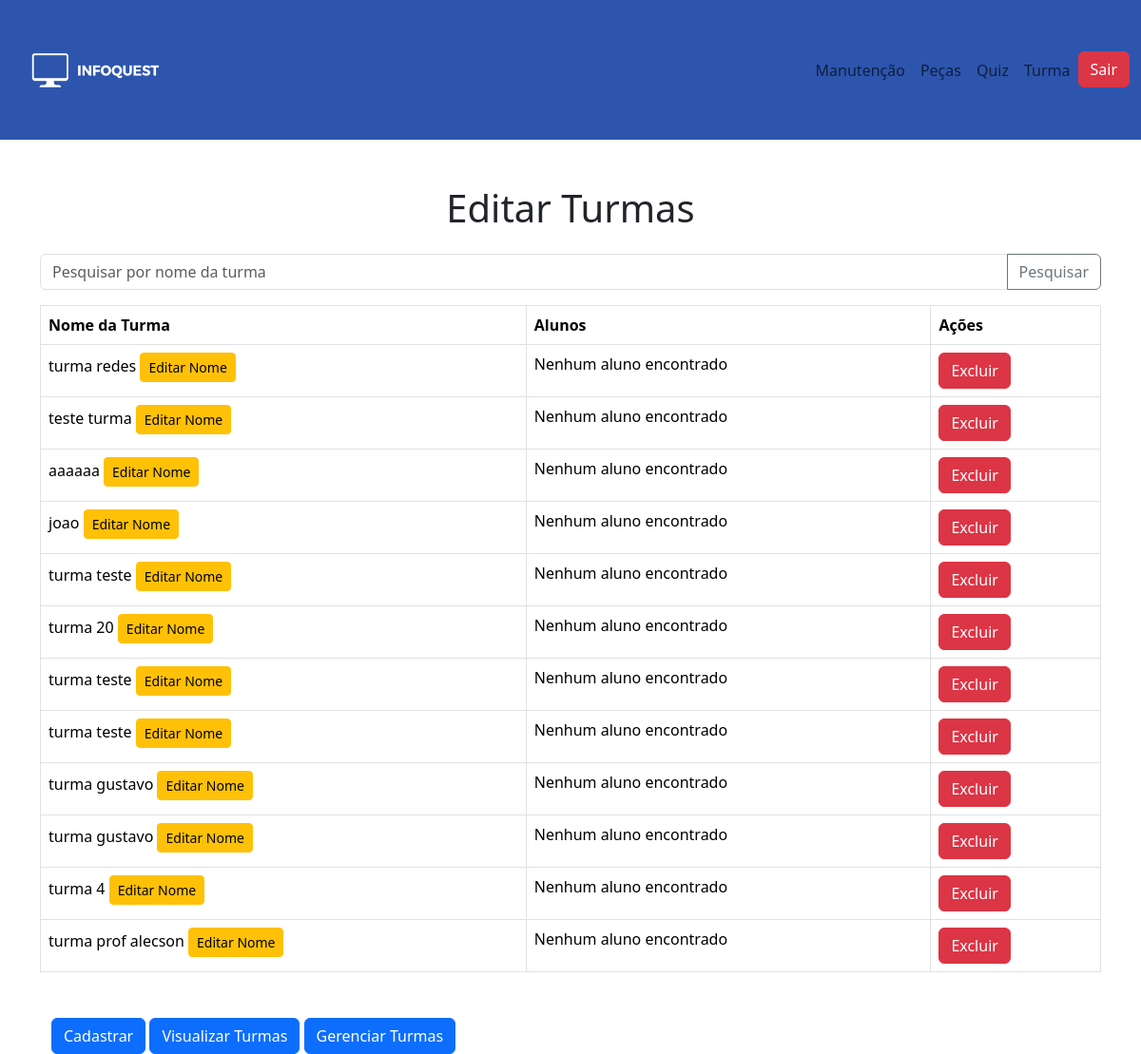
Page /View/editarTurma.php (signed in) on the earlier database version.
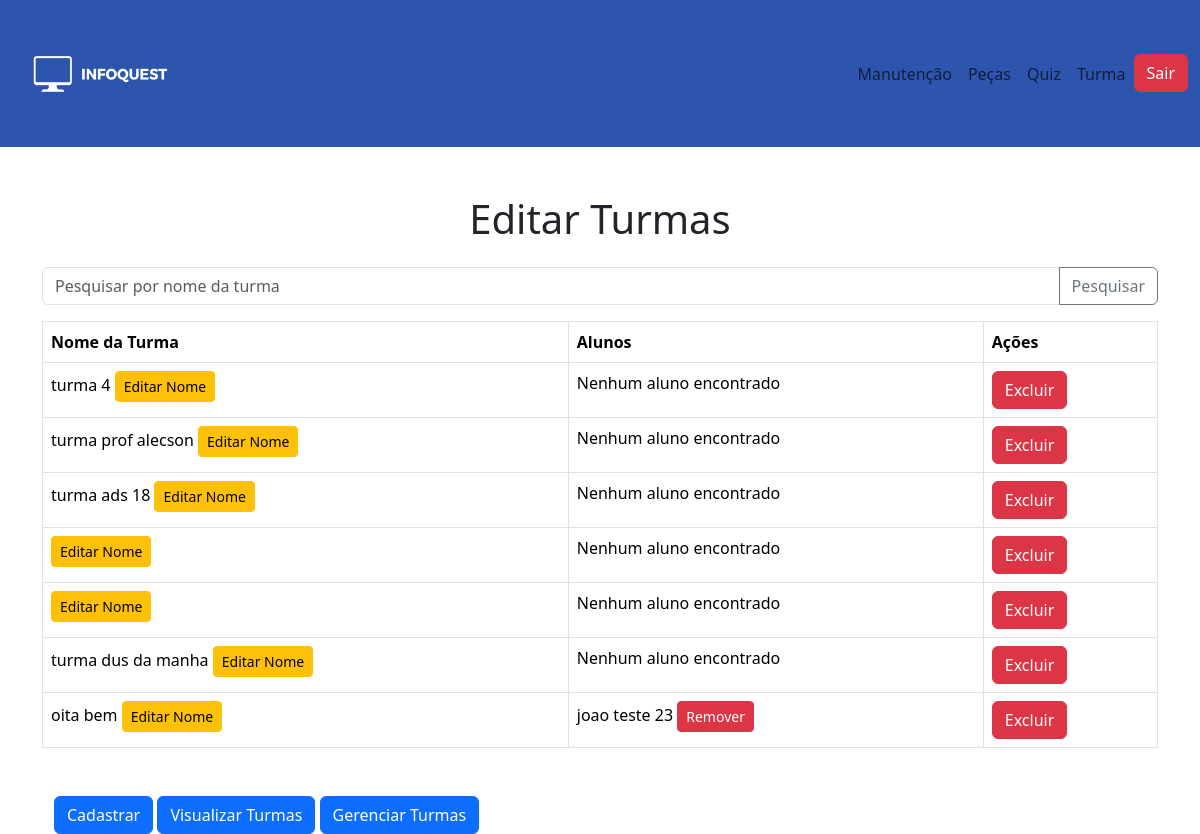
Same page on the later database version.
### tables this page shows
CREATE TABLE `turma` (
  `idTurma` int(11) NOT NULL,
  `nome` varchar(100) NOT NULL,
  `idProfessor` int(11) DEFAULT NULL
);

CREATE TABLE `aluno` (
  `idAluno` int(11) NOT NULL,
  `nome` varchar(100) NOT NULL,
  `email` varchar(100) DEFAULT NULL,
  `matricula` varchar(50) DEFAULT NULL,
  `dataNasc` date NOT NULL,
  `senha` varchar(20) NOT NULL
);

### Control/TurmaControle.php (called while the page is built, shortened)
<?php
class TurmaController
{
    public function getTurmasDoProfessor2($professorId, $nomeTurma = '') {
        $conn = Conexao::getConexao();
        $query = "SELECT * FROM Turma WHERE idProfessor = ? AND Nome LIKE ?";
        $stmt = $conn->prepare($query);
        $stmt->execute([$professorId, "%$nomeTurma%"]);
        return $stmt->fetchAll(PDO::FETCH_ASSOC);
    }
}
?>

### Control/AlunoControle.php (called while the page is built, shortened)
<?php
class AlunoController
{
    public function getAlunosPorTurma22($idTurma)
    {
        try {
            $conn = Conexao::getConexao();
            $query = "SELECT aluno.idAluno, aluno.nome
                      FROM aluno
                      INNER JOIN aluno_turma ON aluno.idAluno = aluno_turma.idAluno
                      WHERE aluno_turma.idTurma = :idTurma";
            $stmt = $conn->prepare($query);
            $stmt->bindParam(':idTurma', $idTurma, PDO::PARAM_INT);
            $stmt->execute();
            $alunos = $stmt->fetchAll(PDO::FETCH_ASSOC);
            if ($alunos) {
                return $alunos;
            } else {
                return [];
            }
        } catch (PDOException $e) {
            throw new Exception("Erro ao buscar alunos da turma: " . $e->getMessage());
        }
    }
}
?>

### View/editarTurma.php (the view, shortened to what this page needs)
<?php
include_once __DIR__ . '/../Control/AlunoControle.php';
include_once __DIR__ . '/../Control/TurmaControle.php';
$turmaController = new TurmaController();
$alunoController = new AlunoController();
$professorId = $_SESSION['usuario_sessao'];
$nomeTurma = isset($_GET['search']) ? $_GET['search'] : '';
$turmas = $turmaController->getTurmasDoProfessor2($professorId, $nomeTurma);
?>
<!DOCTYPE html>
<html lang="pt-br">
<head>
    <link href="https://cdn.jsdelivr.net/npm/bootstrap@5.3.0-alpha1/dist/css/bootstrap.min.css" rel="stylesheet">
</head>
<body>
    <?php require_once "navbar.php"; ?>
    <div class="container mt-5">
        <h1 class="text-center">Editar Turmas</h1>
        <form method="GET" class="mt-4">
            <div class="input-group mb-3">
                <input type="text" class="form-control" placeholder="Pesquisar por nome da turma" name="search"
                    value="<?php echo htmlspecialchars($nomeTurma); ?>">
                <button class="btn btn-outline-secondary" type="submit">Pesquisar</button>
            </div>
        </form>
        <table class="table table-bordered">
            <thead>
                <tr>
                    <th>Nome da Turma</th>
                    <th>Alunos</th>
                    <th>Ações</th>
                </tr>
            </thead>
            <tbody>
                <?php foreach ($turmas as $turma): ?>
                    <tr>
                        <td>
                            <?php echo htmlspecialchars($turma['nome']); ?>
                            <button class="btn btn-sm btn-warning" data-bs-toggle="modal"
                                data-bs-target="#editTurmaModal<?php echo $turma['idTurma']; ?>">Editar Nome</button>
                        </td>
                        <td>
                            <?php
                            $alunos = $alunoController->getAlunosPorTurma22($turma['idTurma']);
                            if (empty($alunos)) {
                                echo "Nenhum aluno encontrado";
                            } else {
                                foreach ($alunos as $aluno):
                                    ?>
                                    <div>
                                        <?php echo htmlspecialchars($aluno['nome']); ?>
                                        <form method="POST" class="d-inline">
                                            <button type="submit" class="btn btn-sm btn-danger">Remover</button>
                                        </form>
                                    </div>
                                <?php endforeach;
                            }
                            ?>
                        </td>
                        <td>
                            <button class="btn btn-danger" data-bs-toggle="modal" data-bs-target="#confirmDeleteModal"
                                onclick="setTurmaId(<?php echo $turma['idTurma']; ?>)">
                                Excluir
                            </button>
                        </td>
                    </tr>
                <?php endforeach; ?>
            </tbody>
        </table>
        <div class="container mt-5">
        <button type="submit" name="cadastrar" class="btn btn-primary">Cadastrar</button>
            <a class="btn btn-primary" href="verTurma.php" role="button">Visualizar Turmas</a>
            <a class="btn btn-primary" href="editarTurma.php" role="button">Gerenciar Turmas</a>
        </div>
    </div>
</body>
</html>

### View/navbar.php (shortened to what this page needs)
<!DOCTYPE html>
<html lang="pt-br">
<head>
    <link href="https://cdn.jsdelivr.net/npm/bootstrap@5.3.3-alpha1/dist/css/bootstrap.min.css" rel="stylesheet">
</head>
<body>
    <nav class="navbar navbar-expand-lg custom-navbar">
        <div class="container-fluid">
            <a class="navbar-brand" href="Home.php" ; ">
                <img src=" imagens/logo.png" alt=" Logo" width="180" height="120"
                class="d-inline-block align-text-top">
            </a>
            <div class="collapse navbar-collapse" id="navbarNav">
                <ul class="navbar-nav ms-auto">
                    <li class="nav-item">
                        <a class="nav-link" href="manutencao.php">Manutenção</a>
                    </li>
                    <li class="nav-item">
                        <a class="nav-link" href="pecas.php">Peças</a>
                    </li>
                        <?php
                    if (isset($_SESSION['tipo']) && ($_SESSION['tipo']) == "prof") {
                        ?>
                        <li class="nav-item">
                            <a class="nav-link" href="Controlequiz.php">Quiz</a>
                        </li>
                        <?php
                    }
                    ?>
                    <?php
                    if (isset($_SESSION['tipo']) && ($_SESSION['tipo']) == "prof") {
                        ?>
                        <li class="nav-item">
                            <a class="nav-link" href="CadastroTurma.php">Turma</a>
                        </li>
                        <?php
                    }
                    ?>
                    <?php
                    if (isset($_SESSION['tipo'])) {
                        ?>
                        <li class="nav-item">
                            <a class="btn btn-danger" href="logout.php">Sair</a>
                        </li>
                        <?php
                    } else {
                        ?>
                        <li class="nav-item">
                            <a class="btn btn-primary" href="login.php" role="button">Login</a>
                        </li>
                        <?php
                    }
                    ?>
                </ul>
            </div>
        </div>
    </nav>
</body>
</html>

### View/navbar.php (style rules this page uses)
.custom-navbar { background-color: #2D55AD; color: white; }

Differences in the rows shown:
removed turma: nome "turma redes", shows "Nenhum aluno encontrado"
removed turma: nome "teste turma", shows "Nenhum aluno encontrado"
removed turma: nome "aaaaaa", shows "Nenhum aluno encontrado"
removed turma: nome "joao", shows "Nenhum aluno encontrado"
removed turma: nome "turma teste", shows "Nenhum aluno encontrado"
removed turma: nome "turma 20", shows "Nenhum aluno encontrado"
removed turma: nome "turma teste", shows "Nenhum aluno encontrado"
removed turma: nome "turma teste", shows "Nenhum aluno encontrado"
removed turma: nome "turma gustavo", shows "Nenhum aluno encontrado"
removed turma: nome "turma gustavo", shows "Nenhum aluno encontrado"
added turma: nome "turma ads 18", shows "Nenhum aluno encontrado"
added turma: shows "Nenhum aluno encontrado"
added turma: shows "Nenhum aluno encontrado"
added turma: nome "turma dus da manha", shows "Nenhum aluno encontrado"
added turma: nome "oita bem"
now on this page (row unchanged): aluno: nome "joao teste 23"
